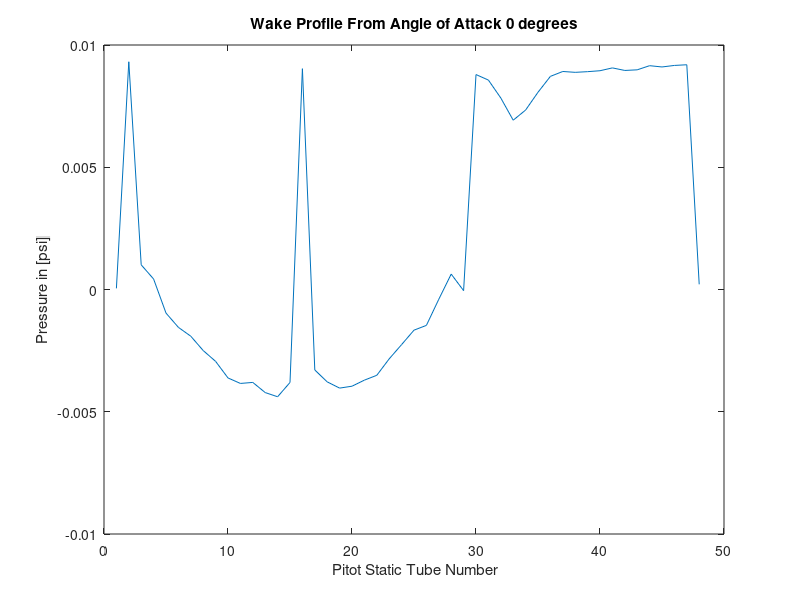
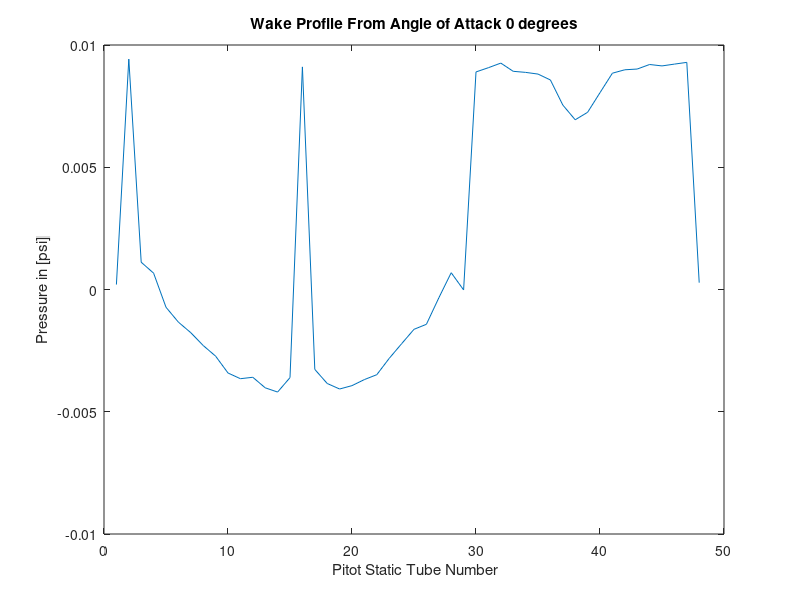
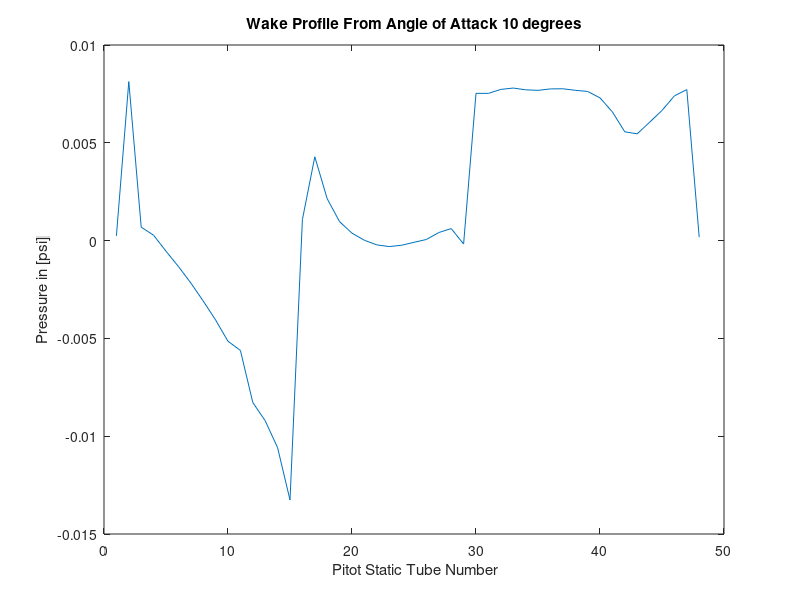
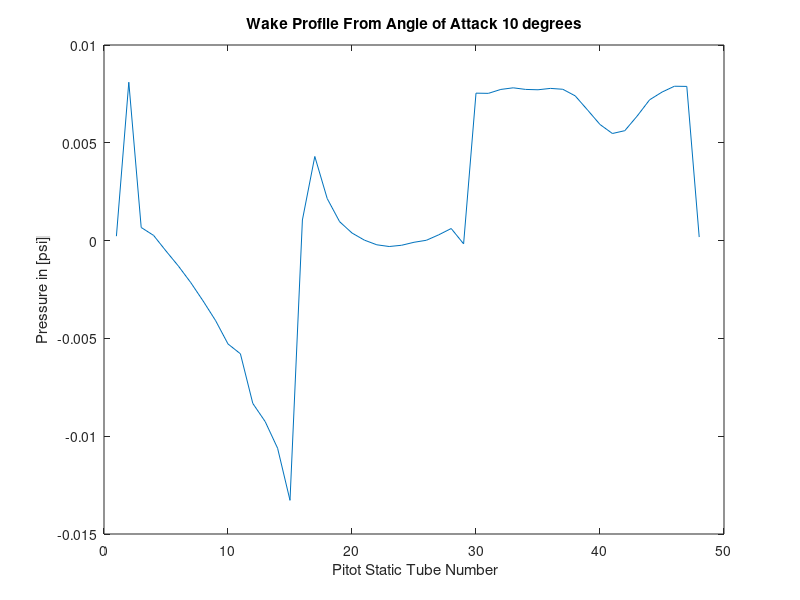

The MATLAB script that drew these images, in order:
%Low Speed Lab 1 
%the purpose of this script is to import our raw data and formate the data
%in graphs
clc; clear all
close all

%read in and format data
data = csvread("data.csv");

rundata = zeros(48,3,4);
runNum = 0;
counter = 1;
for i=1:length(data)
    
    if(data(i,3) ~= runNum)
        rundata(:,:,runNum+1) = data(runNum*48+1:counter-1, 1:3);
        runNum = runNum + 1;
    end
    if( i == length(data) )
        rundata(:,:,runNum+1) = data(runNum*48+1:counter, 1:3);
        disp '4'
    end
    counter = counter + 1;
end 

alpha = [0,0,10,10];
for i=1:4
    figure(i)
    plot( rundata(1:48,1,i), rundata(1:48,2,i));
    title(['Wake Profile From Angle of Attack ' num2str(alpha(i)), ' degrees']);
    xlabel(' Pitot Static Tube Number');
    ylabel(' Pressure in [psi] ');
end



% vectors for heights and corresponding uncertainties
h = [.02,.07,.33,.7,1.2,.25,.25];
dx = [.01,.01,.01,.01,.01,.01,.01,.01];
speeds = [ 10, 20, 40, 55, 70, 35, 35];
angleOfAttack = [0,0,0,0,0,0,10];
% conversion factor for inches to meters
in_to_m = .025;

% density of ethanol
eth = 827; 

% density of air
air = 1.2;

% gravity constant
g = 9.8;

% static pressure
Pstat = 107500; %[pa]

for i = 1:7
    
    % convert inches to meters
    x = h(i) * in_to_m;
    y = x * sqrt((dx(i)/h(i))^2);
    
    % get hydraulic pressure
    a = eth * g * x;
    b = a * sqrt((y/x)^2);
    Phdr = Pstat + a;
    Phdr_err = b;
    
    % get dynamic pressure
    Pd = Phdr - Pstat;
    Pd_err = sqrt(Phdr_err^2);
    
    % get velocity
    v(i) = sqrt((Pd * 2) / air);
    v_err(i) = v(i)*sqrt((Pd_err/Pd)^2);
    
    fprintf('velocity at wind speed %i at angle of attack %d = %.02f +- %.02f [m/s] \n', speeds(i), angleOfAttack(i), v(i), v_err(i));
    
end


%chord length 
c = 0.2127;
%pitot tube spaceing on rake
dy = .002; 

%using run run 2 and run 4
rakeData = zeros(19,1,2);
rakeData(:,:,1) = rundata(30:48, 2, 2);
rakeData(:,:,2) = rundata(30:48, 2, 4);
%convert to pa 
rakeData = rakeData*6894.76; %Pstat %*ones(19,1,2);

dp = 0.0000001; % uncertainty for electronic pitot tubes

%drag coefficient: Cd = 2*integral[ (U(y)/Uinf) - (U(y)/Uinf)^2 ] (dy/c) from - 

%port #40 is giving a clearly wrong mesurment, so for the sake of analysis
%has been ommitted 
aoa = [0,10];
for run=1:2
    g = g*0;
    for i=1:18
        
        % get velocity
        
        vPitot(i) = sqrt((rakeData(i,1,run) * 2) / air);
        % we believe that the either the mechanical anomometer or the elctronic
        % pitot tubes were not calibrated correctly. For the sake of analysis
        % we have assumed a linear bias of 1.1437 meters per second. see repotr
        % for more details
        vPitot(i) = vPitot(1) - 1.1437;
        dv = abs((sqrt(2)/2)*sqrt(1/(air*rakeData(i,1,run)))*dp);
        %g = (( vPitot(i)/ v(6) ) - (vPitot(i)/v(6))^2 )
        g(i) = ((( vPitot(i)/ v(5+run) ) - (vPitot(i)/v(5+run))^2 ))*2*(dy/c);
        dg(i) = abs( ((1/v(5+run)) + 2*(vPitot(i)))*dv) + abs( -vPitot(i)*(v(5+run)^-2) + 2*(vPitot(i)*(-v(5+run)^-2)*vPitot(i))*v_err(5+run));           
        
    end
    
    dc = norm(dg);
    cd = sum(g);
    fprintf('Our calculated coefficient of drag is %.02f +- %.02f for angle of attack %d \n', cd, dc, aoa(run) );

    
end
